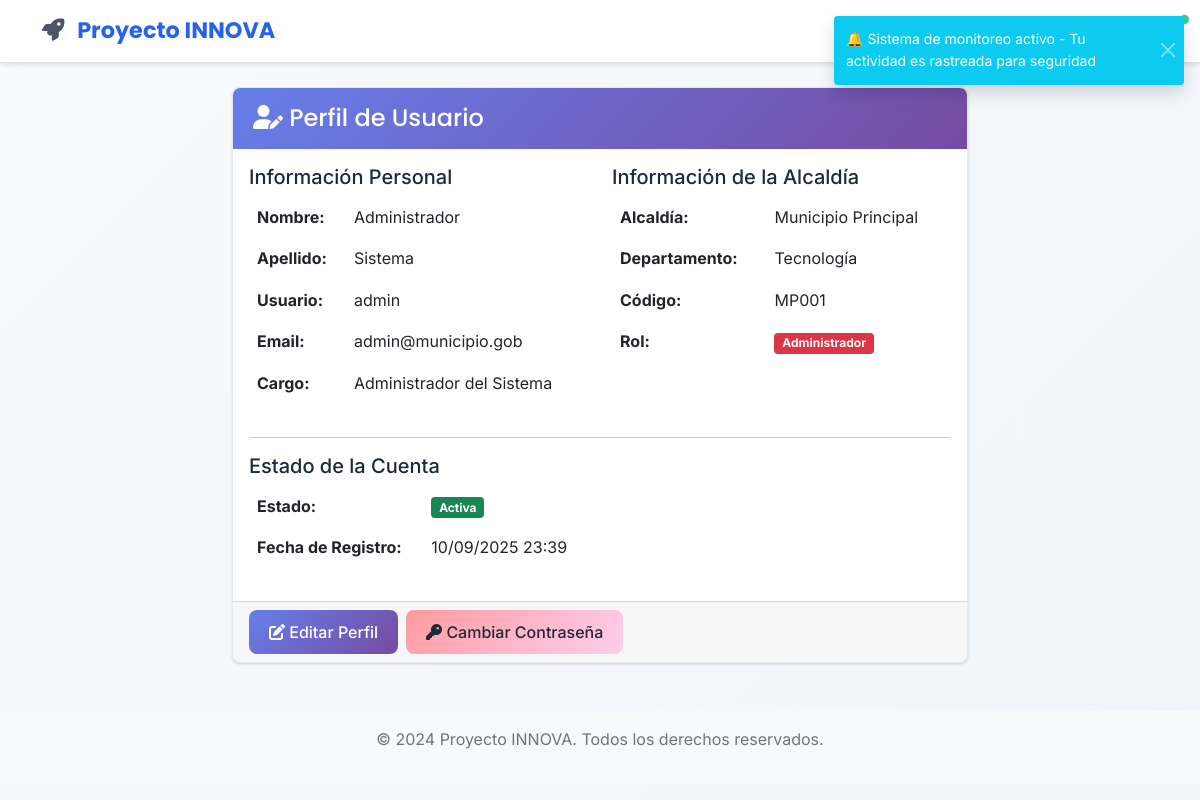
The page /profile (signed in) on the database as committed earlier.
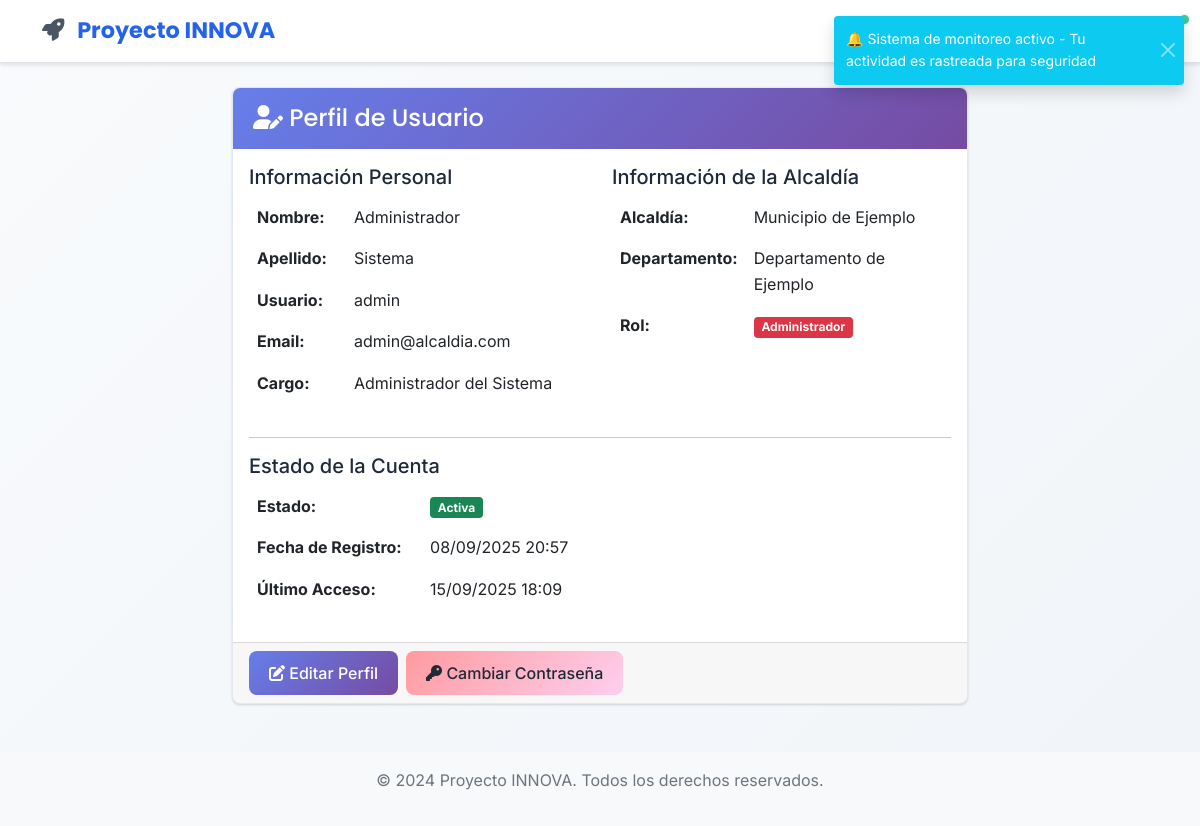
The same page on the database as committed later.
### app/models/user.py (models this page shows, shortened)
class User(UserMixin, db.Model):
    __tablename__ = 'users'
    id = db.Column(db.Integer, primary_key=True)
    username = db.Column(db.String(64), unique=True, nullable=False, index=True)
    email = db.Column(db.String(120), unique=True, nullable=False, index=True)
    password_hash = db.Column(db.String(256), nullable=False)
    first_name = db.Column(db.String(64), nullable=False)
    last_name = db.Column(db.String(64), nullable=False)
    position = db.Column(db.String(100))  # Cargo en la alcaldía
    municipality = db.Column(db.String(100), nullable=False)  # Nombre de la alcaldía
    department = db.Column(db.String(100), nullable=False)  # Departamento/Estado
    municipality_code = db.Column(db.String(20))  # Código único de la alcaldía
    is_active = db.Column(db.Boolean, default=True)
    created_at = db.Column(db.DateTime, default=datetime.utcnow)
    updated_at = db.Column(db.DateTime, default=datetime.utcnow, onupdate=datetime.utcnow)
    last_login = db.Column(db.DateTime)
    legacy_role = db.Column(db.String(20), default='viewer')  # Mantener para compatibilidad
    active_roles = db.relationship('UserRole',
                                 foreign_keys='UserRole.user_id',
                                 lazy=True,
                                 primaryjoin="and_(User.id==UserRole.user_id, UserRole.is_active==True)")
    user_roles = db.relationship('UserRole',
                               foreign_keys='UserRole.user_id',
                               lazy=True,
                               overlaps="active_roles")
    @property
    def password(self):
        raise AttributeError('La contraseña no es un atributo legible')
    @property
    def role(self):
        return self.legacy_role
    def is_admin(self):
        if self.active_roles:
            admin_names = ['admin', 'administrador']
            return any(ur.role.name.lower() in admin_names for ur in self.active_roles)
        return self.legacy_role == 'admin'

### app/views/main.py (the view)
@main_bp.route('/profile')
@login_required
def profile():
    return render_template('main/profile.html', title='Perfil de Usuario')

### app/templates/main/profile.html (shortened to what the changed rows need)
{% extends "base.html" %}
{% block content %}
<div class="row">
    <div class="col-md-8 mx-auto">
        <div class="card">
            <div class="card-body">
                <div class="row">
                    <div class="col-md-6">
                        <table class="table table-borderless">
                            <tr>
                                <td><strong>Nombre:</strong></td>
                                <td>{{ current_user.first_name }}</td>
                            </tr>
                            <tr>
                                <td><strong>Apellido:</strong></td>
                                <td>{{ current_user.last_name }}</td>
                            </tr>
                            <tr>
                                <td><strong>Usuario:</strong></td>
                                <td>{{ current_user.username }}</td>
                            </tr>
                            <tr>
                                <td><strong>Email:</strong></td>
                                <td>{{ current_user.email }}</td>
                            </tr>
                            <tr>
                                <td><strong>Cargo:</strong></td>
                                <td>{{ current_user.position }}</td>
                            </tr>
                        </table>
                    </div>
                    <div class="col-md-6">
                        <table class="table table-borderless">
                            <tr>
                                <td><strong>Alcaldía:</strong></td>
                                <td>{{ current_user.municipality }}</td>
                            </tr>
                            <tr>
                                <td><strong>Departamento:</strong></td>
                                <td>{{ current_user.department }}</td>
                            </tr>
                            {% if current_user.municipality_code %}
                            <tr>
                                <td><strong>Código:</strong></td>
                                <td>{{ current_user.municipality_code }}</td>
                            </tr>
                            {% endif %}
                        </table>
                    </div>
                </div>
                <div class="row">
                    <div class="col-md-6">
                        <table class="table table-borderless">
                            <tr>
                                <td><strong>Fecha de Registro:</strong></td>
                                <td>{{ current_user.created_at.strftime('%d/%m/%Y %H:%M') if current_user.created_at else 'N/A' }}</td>
                            </tr>
                            {% if current_user.last_login %}
                            <tr>
                                <td><strong>Último Acceso:</strong></td>
                                <td>{{ current_user.last_login.strftime('%d/%m/%Y %H:%M') }}</td>
                            </tr>
                            {% endif %}
                        </table>
                    </div>
                </div>
            </div>
        </div>
    </div>
</div>
{% endblock %}

Rows that differ between the two databases and show on the page:
changed User "Administrador": email "admin@municipio.gob" → "admin@alcaldia.com"; municipality "Municipio Principal" → "Municipio de Ejemplo"; department "Tecnología" → "Departamento de Ejemplo"; created_at "10/09/2025 23:39" → "08/09/2025 20:57"; last_login (not shown) → "15/09/2025 18:09"; municipality_code "MP001" → (not shown)
Other text that changed with them:
text no longer shown: "Código:"
text now shown: "Último Acceso:"
